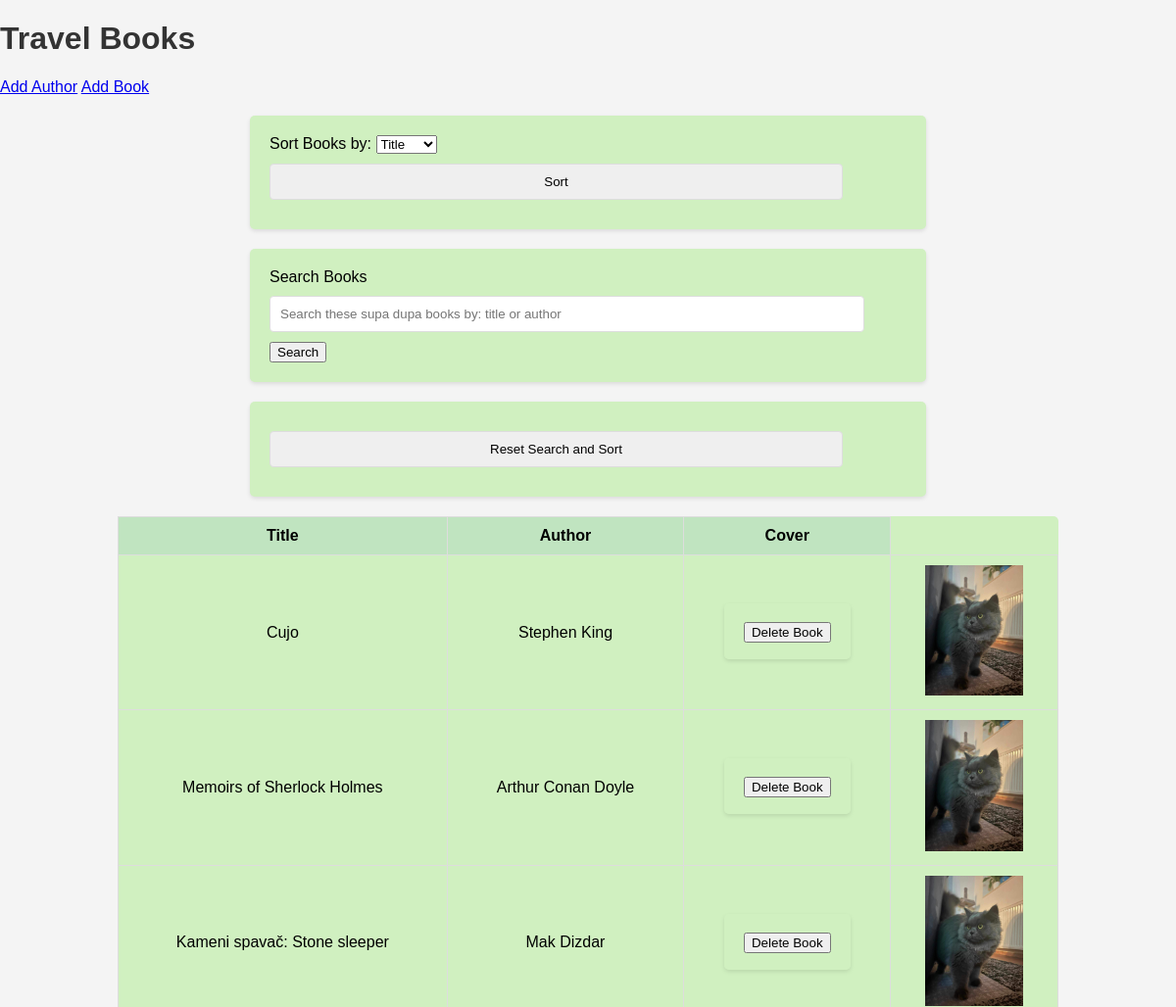
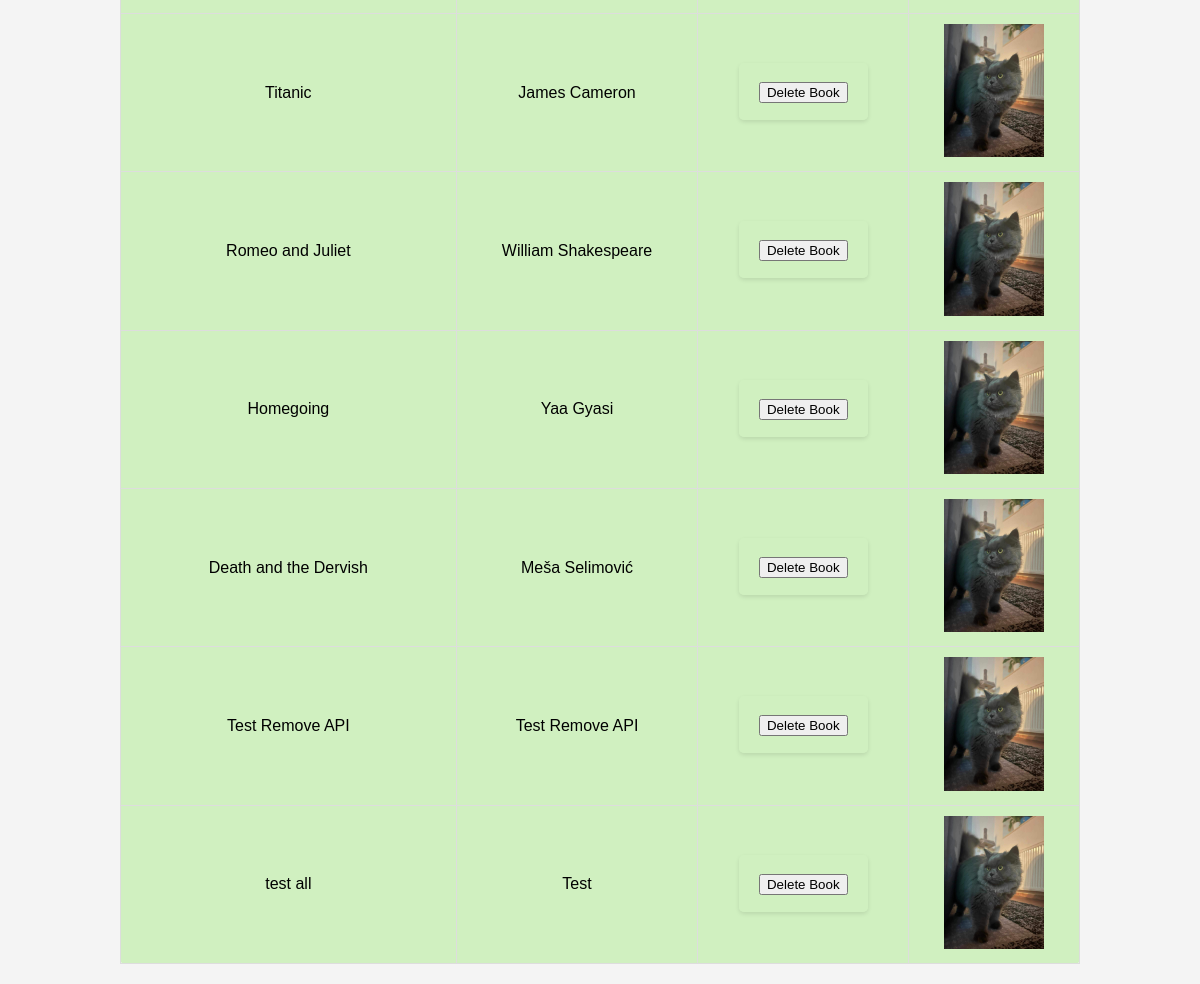
The page / on the database its author committed (2 pictures, top to bottom).
### data_models.py (models this page shows, shortened)
class Book(db.Model):
    id = db.Column(db.Integer, primary_key=True, autoincrement=True)
    title = db.Column(db.String(150), nullable=False)
    author_id = db.Column(db.Integer, db.ForeignKey('author.id'), nullable=False)
    author = db.relationship('Author', backref=db.backref('books', lazy=True))
    isbn = db.Column(db.String(13), unique=True, nullable=True)

class Author(db.Model):
    id = db.Column(db.Integer, primary_key=True, autoincrement=True)
    name = db.Column(db.String(100), nullable=False)
    birth_date = db.Column(db.Date, nullable=True)
    date_of_death = db.Column(db.Date, nullable=True)

### app.py (the view)
@app.route('/')
def home():
    books = Book.query.all()  # Query all books from the database
    books_with_covers = []
    for book in books:
        books_with_covers.append({
            'id': book.id,
            'title': book.title,
            'author': book.author.name,
            'cover': 'static/default_image.jpg'
        })
    return render_template('home.html', books=books_with_covers)

### templates/home.html (shortened to what this page needs)
<!DOCTYPE html>
<html lang="en">
<head>
    <link rel="stylesheet" href="{{ url_for('static', filename='styles.css') }}">
</head>
<body>
    <h1>Travel Books</h1>
    <nav>
        <a href="{{ url_for('add_author') }}">Add Author</a>
        <a href="{{ url_for('add_book') }}">Add Book</a>
    </nav>
    <form method="GET" action="/sort_books">
        <label for="sort_by">Sort Books by:</label>
        <select name="sort_by" id="sort_by">
            <option value="title" {% if sort_by == 'title' %}selected{% endif %}>Title</option>
        </select>
        <input type="submit" value="Sort">
    </form>
    <div class="search-container">
        <form action="{{ url_for('search_books') }}" method="GET">
            <label>Search Books</label>
            <input type="text" name="query" placeholder="Search these supa dupa books by: title or author">
            <button type="submit">Search</button>
        </form>
    </div>
    <form method="GET" action="{{ url_for('home') }}">
        <input type="submit" value="Reset Search and Sort">
    </form>
    <table>
        <thead>
            <tr>
                <th>Title</th>
                <th>Author</th>
                <th>Cover</th>
            </tr>
        </thead>
        <tbody>
            {% for book in books %}
            <tr>
                <td>{{ book.title }}</td>
                <td>{{ book.author }}</td>
                    <td>
                        <form action="{{ url_for('delete_book', book_id=book.id) }}" method="POST" style="display:inline;">
                            <button type="submit" class="btn btn-danger" onclick="return confirmDeletion()">Delete Book</button>
                        </form>
                    </td>
                <td>
                    <img src="{{ book.cover }}" alt="{{ book.title }}" onerror="this.src='/static/default_image.jpg';">
                </td>
            </tr>
            {% endfor %}
        </tbody>
    </table>
</body>
</html>

### static/styles.css (style rules this page uses)
body { font-family: Arial, sans-serif; margin: 0; padding: 0; background-color: #f4f4f4; }
h1 { color: #333; }
form { background-color: #d0f0c0; padding: 20px; border-radius: 5px; box-shadow: 0 2px 4px rgba(0,0,0,0.1); max-width: 650px; margin: 20px auto; }
input[type="text"], input[type="date"], input[type="submit"] { display: block; width: 90%; padding: 10px; margin: 10px 0; border: 1px solid #ddd; border-radius: 4px; }

### templates/home.html (style rules this page uses)
table { width: 80%; margin: 20px auto; border-collapse: collapse; background-color: #d0f0c0; padding: 10px; border-radius: 5px; }
th, td { padding: 10px; text-align: center; border: 1px solid #ddd; }
th { background-color: #c0e4c0; }
td img { max-width: 100px; height: auto; }

### rows shown on the page
Book: title "Cujo"
Author: author "Stephen King"
Book: title "Memoirs of Sherlock Holmes"
Author: author "Arthur Conan Doyle"
Book: title "Kameni spavač: Stone sleeper"
Author: author "Mak Dizdar"
Book: title "Titanic"
Author: author "James Cameron"
Book: title "Romeo and Juliet"
Author: author "William Shakespeare"
Book: title "Homegoing"
Author: author "Yaa Gyasi"
Book: title "Death and the Dervish"
Author: author "Meša Selimović"
Book: title "Test Remove API"
Author: author "Test Remove API"
Book: title "test all"
Author: author "Test"
